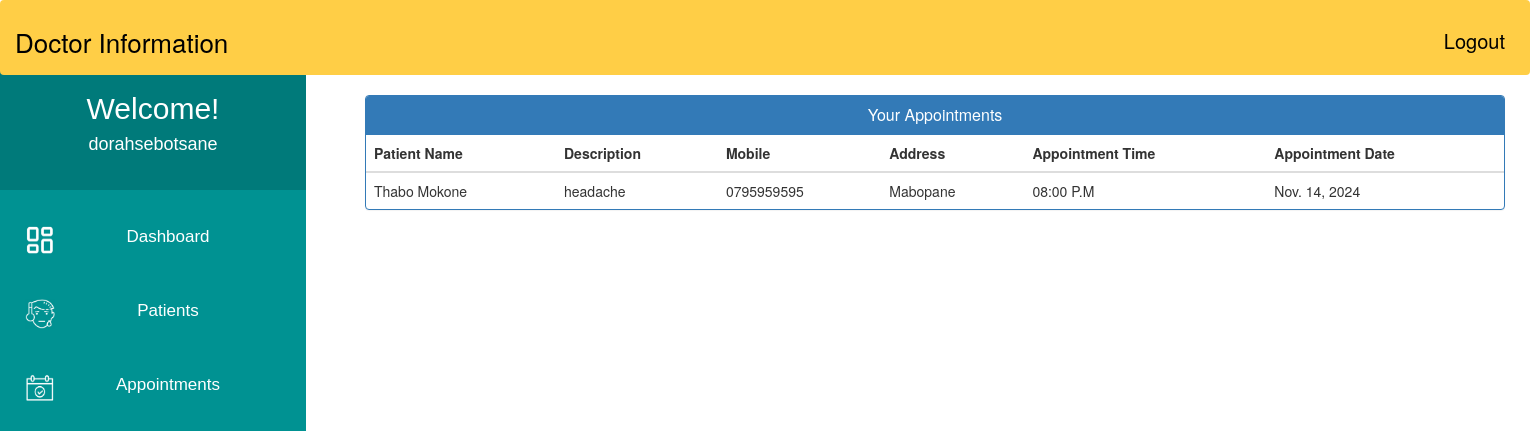
/doctor_view_appointment/ (signed in), run on the app's committed database.
### MyApp/models.py (models this page shows, shortened)
class Appointment(models.Model):
    patientId=models.PositiveIntegerField(null=True)
    doctorId=models.PositiveIntegerField(null=True)
    patientName=models.CharField(max_length=40,null=True)
    doctorName=models.CharField(max_length=40,null=True)
    appointmentDate=models.DateField(null=False)
    description=models.TextField(max_length=500)
    status=models.BooleanField(default=False)
    time = models.CharField(max_length=10, choices=Time,default="")

class Patient(models.Model):
    user = models.OneToOneField(User, on_delete=models.CASCADE)
    Patient_First_Name = models.CharField(max_length=50, default="")
    Patient_Last_Name = models.CharField(max_length=50, default="")
    gender = models.CharField(max_length=10, choices=GENDER)
    contact = models.CharField(max_length=10)
    address = models.CharField(max_length=350)
    symptoms = models.CharField(max_length=500, default="")
    status = models.BooleanField(default=False)
    admitDate = models.DateField(auto_now=True)
    assignedDoctorId = models.PositiveIntegerField(null=True)

### MyApp/views.py (the view)
# urls.py: path('doctor_view_appointment/', views.doctor_view_appointment, name="doctor_view_appointment"),
@login_required
def doctor_view_appointment(request):
    doctor=Doctor.objects.get(user_id=request.user.id)
    appointments=Appointment.objects.all().filter(status=True,doctorId=request.user.id)
    patientid=[]
    for a in appointments:
        patientid.append(a.patientId)
    patients=Patient.objects.all().filter(status=True,user_id__in=patientid)
    appointments=zip(appointments,patients)
    return render(request,'MyApp/doctor_view_appointment.html',{'appointments':appointments,'doctor':doctor})

### templates/MyApp/doctor_view_appointment.html (shortened to what this page needs)
{% extends 'MyApp/doctor_base.html' %}
{% block content_dashboard %}
{%load static%}
<head>
  <link href="//netdna.bootstrapcdn.com/bootstrap/3.0.0/css/bootstrap.min.css" rel="stylesheet" id="bootstrap-css">
</head>
<body>
<div class="container">
  <div class="panel panel-primary">
    <div class="panel-heading">
      <h6 class="panel-title">Your Appointments</h6>
    </div>
    <table class="table table-hover" id="dev-table">
      <thead>
        <tr>
          <th>Patient Name</th>
          <th>Description</th>
          <th>Mobile</th>
          <th>Address</th>
          <th>Appointment Time</th>
          <th>Appointment Date</th>
        </tr>
      </thead>
      {% for a,p in appointments %}
      <tr>
        <td>{{a.patientName}}</td>
        <td>{{a.description}}</td>
        <td>{{p.contact}}</td>
        <td>{{p.address}}</td>
        <td>{{a.time}}</td>
        <td>{{a.appointmentDate}}</td>
      </tr>
      {% endfor %}
    </table>
  </div>
</div>
{% endblock content_dashboard %}

### templates/MyApp/doctor_base.html (shortened to what this page needs)
<!DOCTYPE html>
{% load staticfiles %}
<html lang="en">
<head>
     <link href="//netdna.bootstrapcdn.com/bootstrap/3.0.0/css/bootstrap.min.css" rel="stylesheet" id="bootstrap-css">
</head>
<body>
    <div class="navbar">
        <a>Doctor Information</a>
        <a href="{% url 'MyApp:logout' %}" class="logoutbtn">Logout</a>
    </div>
     <div class="sidebar">
        <div class="userprofile">
            <h2 style="color:white; font-family:sans-serif; padding-top:25px; text-align:center; margin:0px;">Welcome!</h2>
            <h4 style="color:white; font-family:sans-serif; text-align:center; padding-bottom:35px;">{{request.user.username}}</h4>
        </div>
        <a href="{% url 'MyApp:doctor_dashboard' %}"><img class="icon" src="{% static "images/PDash.png" %}">Dashboard</a>
        <a href="{% url 'MyApp:doctor_patient' %}"><img class="icon" src="{% static "images/PIcon.png" %}">Patients</a>
        <a href="{% url 'MyApp:doctor_appointment' %}"><img class="icon" src="{% static "images/ApptIcon.png" %}">Appointments</a>
    </div>
{%  block content_dashboard %}
{%  endblock content_dashboard %}
</body>
</html>

### templates/MyApp/doctor_base.html (style rules this page uses)
body { background-color: rgb(255, 255, 255); padding: 0px; margin-top: 0px; margin-left: 0px; margin-right: 0px; margin-bottom: 0px; }
.navbar { overflow: hidden; background-color: rgb(255, 206, 70); height:75px; width:100%; padding-top:22px; z-index:1; top:0; position:fixed; display:block; }
.navbar a { float: left; display:block; font-size: 26px; color: black; text-align: center; padding-left:14px; text-decoration: none; }
.navbar .logoutbtn { float: right; display:block; font-size: 20px; color: black; text-align: center; padding-top:4px; padding-right:24px; text-decoration: none; }
.sidebar .userprofile { background-color: rgb(0, 122, 122); }
.sidebar { margin-top: 0px; padding-top: 0px; width: 20%; text-align: center; height=100vh; background-color: rgb(0, 146, 146); font-family: sans-serif; font-size:17px; font-weight: normal; position: fixed; top: 67px; left: 0; bottom: 0; }
.sidebar a { display: block; color: white; padding: 25px; text-decoration: none; }
.icon { float:left; width:30px; height:30px; }

### templates/MyApp/doctor_view_appointment.html (style rules this page uses)
.container { margin-left: 350px; margin-right: 50px; }
a:link { text-decoration: none; }
h6 { text-align: center; }

### data on the page
Appointment: patientName "Thabo Mokone", description "headache", contact "0795959595", address "Mabopane", time "08:00 P.M", appointmentDate "Nov. 14, 2024"

### other printed values
{{ request.user.username }} "dorahsebotsane"
